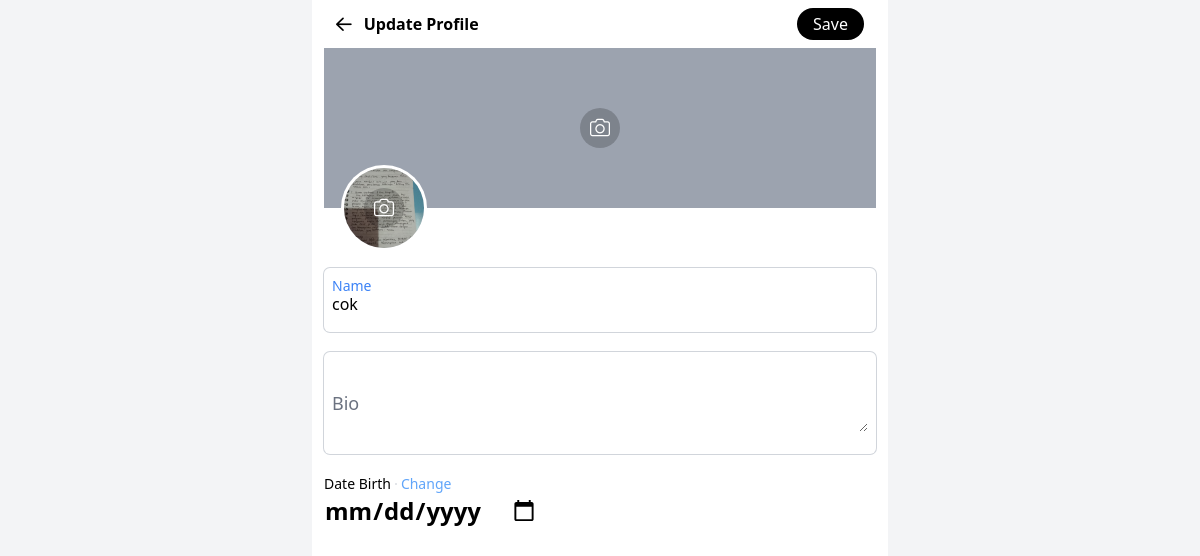
The page /profile/update/ (signed in) on the database its author committed.
### core_app/models.py (models this page shows, shortened)
class Profile(models.Model):
    user = models.OneToOneField(User, models.CASCADE)
    name = models.CharField(max_length=20)
    photo = models.ImageField(upload_to="photo", null=True, blank=True)
    cover_photo = models.ImageField(upload_to="photo", null=True, blank=True)
    bio = models.TextField(null=True, blank=True)
    date_of_birth = models.DateField(null=True, blank=True)
    created_at = models.DateTimeField(auto_now_add=True)
    updated_at = models.DateTimeField(auto_now=True)

### profile_app/views.py (the view, shortened to what this page needs)
# urls.py: path("update/", views.Update.as_view(), name='update'),
class Update(mixins.ProfileRequired, View):
    template_name = "profile_app/update.html"
    def get(self, req: request.HttpRequest, *args, **kwargs):
        ctx = {}
        ctx['profile'] = req.user.profile
        return render(req, self.template_name, ctx)

### core_app/mixins.py (called while the page is built)
    def dispatch(self, request, *args, **kwargs):
        @decorators.profile_required
        def handler(req, *args, **kwargs):
            return View.dispatch(self, request, *args, **kwargs)
        return handler(request, *args, **kwargs)

### templates/profile_app/update.html (shortened to what this page needs)
{% extends 'skeleton/tulang.html' %}
{% block body %}
<div class="bg-gray-100">
	<div class="max-w-xl m-auto bg-white h-screen">
		<div class="w-full flex justify-between h-10 items-center p-6 sticky top-0 left-0 backdrop-blur-lg z-[999]">
			<div class="flex h-full items-center gap-3">
				<button onclick="history.back()"><i class="far fa-arrow-left text-lg"></i></button>
				<span class="font-bold">Update Profile</span>
			</div>
			<button onclick="document.querySelector('form#profile').submit()" class="px-4 py-1 bg-black text-white rounded-full">Save</button>
		</div>
		<div class="p-3 pt-0">
			<form id="profile" method="post" action="{% url 'profile:update' %}" enctype="multipart/form-data">
				<div class="w-full bg-gray-400 h-40 flex items-center justify-center relative">
					<label class="w-10 h-10 rounded-full bg-black/20 flex items-center justify-center z-10">
						<i class="fal fa-camera text-white text-xl"></i>
					</label>
				</div>
				<div class="relative h-10 mb-5">
					<div class="w-20 h-20 ring-white ring bg-gray-300 rounded-full absolute bottom-0 left-5 flex items-center justify-center overflow-hidden">
						{% if profile.photo %}
						<img id="photo-img" class="w-full h-full absolute top-0 left-0 z-0 object-cover" src="{{ profile.photo.url }}">
						{% else %}
						<img id="photo-img" class="w-full h-full absolute top-0 left-0 z-0 object-cover hidden">
						{% endif %}
						<label class="w-10 h-10 rounded-full bg-black/20 flex items-center justify-center z-10">
							<i class="fal fa-camera text-white text-xl"></i>
						</label>
					</div>
				</div>
				<label class="ring-[1px] ring-gray-300 hover:ring-[1.5px] hover:ring-blue-400  py-4 px-2 rounded-md relative w-full block mb-5">
					<input name="name" type="text" maxlength="20" class="outline-none peer mt-2 placeholder-shown:mt-0" placeholder=" " required value="{{ profile.name }}">
					<span class="absolute left-2 top-2 peer-placeholder-shown:top-1/2 peer-placeholder-shown:-translate-y-1/2 transition-all peer-placeholder-shown:text-lg text-sm text-blue-500 peer-placeholder-shown:text-gray-500">Name</span>
				</label>
				<label class="ring-[1px] ring-gray-300 hover:ring-[1.5px] hover:ring-blue-400  py-4 px-2 rounded-md relative w-full block mb-5">
					<textarea name="bio" class="outline-none w-full h-full peer py-2" placeholder=" ">{{ profile.bio }}</textarea>
					<span class="absolute left-2 top-2 peer-focus:top-2 peer-focus:translate-y-0 peer-placeholder-shown:-translate-y-1/2 peer-placeholder-shown:top-1/2 transition-all peer-placeholder-shown:text-lg text-sm text-blue-500 peer-placeholder-shown:text-gray-500 peer-focus:text-sm peer-focus:text-blue-500">Bio</span>
				</label>
				<div class="flex items-center text-sm gap-1">
					<span>Date Birth</span>
					<div class="h-0 w-0 border border-gray-300 rounded-full"></div>
					<label class="text-blue-400" for="hh">Change</label>
				</div>
				<input name="date_of_birth" class="border-none bg-transparent outline-none w-fit text-2xl font-bold" type="date" id="hh" value="{{ profile.date_of_birth|date:"Y-m-d" }}">
			</form>
		</div>
	</div>
</div>
{% endblock %}

### rows shown on the page
Profile: photo (picture), name "cok"
